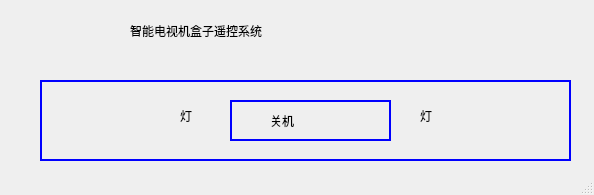
<?xml version="1.0" encoding="UTF-8"?>
<ui version="4.0">
 <class>Server</class>
 <widget class="QMainWindow" name="Server">
  <property name="geometry">
   <rect>
    <x>0</x>
    <y>0</y>
    <width>594</width>
    <height>195</height>
   </rect>
  </property>
  <property name="windowTitle">
   <string>Server</string>
  </property>
  <widget class="QWidget" name="centralwidget">
   <widget class="QGroupBox" name="groupBox">
    <property name="geometry">
     <rect>
      <x>730</x>
      <y>310</y>
      <width>331</width>
      <height>131</height>
     </rect>
    </property>
    <property name="title">
     <string>控制台</string>
    </property>
    <widget class="QLabel" name="label">
     <property name="geometry">
      <rect>
       <x>30</x>
       <y>20</y>
       <width>81</width>
       <height>16</height>
      </rect>
     </property>
     <property name="text">
      <string>端口：</string>
     </property>
    </widget>
    <widget class="QTextEdit" name="textEdit_Recv">
     <property name="geometry">
      <rect>
       <x>10</x>
       <y>60</y>
       <width>151</width>
       <height>31</height>
      </rect>
     </property>
    </widget>
    <widget class="QPushButton" name="pushButton_Listen">
     <property name="geometry">
      <rect>
       <x>210</x>
       <y>20</y>
       <width>93</width>
       <height>28</height>
      </rect>
     </property>
     <property name="text">
      <string>侦听</string>
     </property>
    </widget>
    <widget class="QLineEdit" name="lineEdit_Port">
     <property name="geometry">
      <rect>
       <x>90</x>
       <y>20</y>
       <width>113</width>
       <height>21</height>
      </rect>
     </property>
    </widget>
    <widget class="QTextEdit" name="textEdit_Send">
     <property name="geometry">
      <rect>
       <x>170</x>
       <y>60</y>
       <width>151</width>
       <height>31</height>
      </rect>
     </property>
    </widget>
    <widget class="QPushButton" name="pushButton_Send">
     <property name="geometry">
      <rect>
       <x>230</x>
       <y>100</y>
       <width>93</width>
       <height>28</height>
      </rect>
     </property>
     <property name="text">
      <string>发送</string>
     </property>
    </widget>
   </widget>
   <widget class="QLabel" name="label_2">
    <property name="geometry">
     <rect>
      <x>130</x>
      <y>10</y>
      <width>361</width>
      <height>41</height>
     </rect>
    </property>
    <property name="styleSheet">
     <string notr="true">font: 20pt &quot;楷体&quot;;</string>
    </property>
    <property name="text">
     <string>智能电视机盒子遥控系统</string>
    </property>
   </widget>
   <widget class="QGroupBox" name="groupBox_2">
    <property name="geometry">
     <rect>
      <x>40</x>
      <y>80</y>
      <width>531</width>
      <height>81</height>
     </rect>
    </property>
    <property name="styleSheet">
     <string notr="true">font: 12pt &quot;楷体&quot;;
background:transparent;border:2px solid blue;</string>
    </property>
    <property name="title">
     <string/>
    </property>
    <widget class="QLabel" name="label_3">
     <property name="geometry">
      <rect>
       <x>140</x>
       <y>20</y>
       <width>31</width>
       <height>31</height>
      </rect>
     </property>
     <property name="styleSheet">
      <string notr="true">background:transparent;border:0px solid blue;</string>
     </property>
     <property name="text">
      <string>灯</string>
     </property>
    </widget>
    <widget class="QGroupBox" name="groupBox_3">
     <property name="geometry">
      <rect>
       <x>190</x>
       <y>20</y>
       <width>161</width>
       <height>41</height>
      </rect>
     </property>
     <property name="title">
      <string/>
     </property>
     <widget class="QLabel" name="label_5">
      <property name="geometry">
       <rect>
        <x>40</x>
        <y>10</y>
        <width>81</width>
        <height>21</height>
       </rect>
      </property>
      <property name="styleSheet">
       <string notr="true">
background:transparent;border:0px solid blue;</string>
      </property>
      <property name="text">
       <string>关机</string>
      </property>
     </widget>
    </widget>
    <widget class="QLabel" name="label_4">
     <property name="geometry">
      <rect>
       <x>380</x>
       <y>20</y>
       <width>31</width>
       <height>31</height>
      </rect>
     </property>
     <property name="styleSheet">
      <string notr="true">background:transparent;border:0px solid blue;</string>
     </property>
     <property name="text">
      <string>灯</string>
     </property>
    </widget>
   </widget>
   <zorder>groupBox_2</zorder>
   <zorder>groupBox</zorder>
   <zorder>label_2</zorder>
  </widget>
  <widget class="QStatusBar" name="statusbar"/>
 </widget>
 <resources/>
 <connections/>
</ui>
